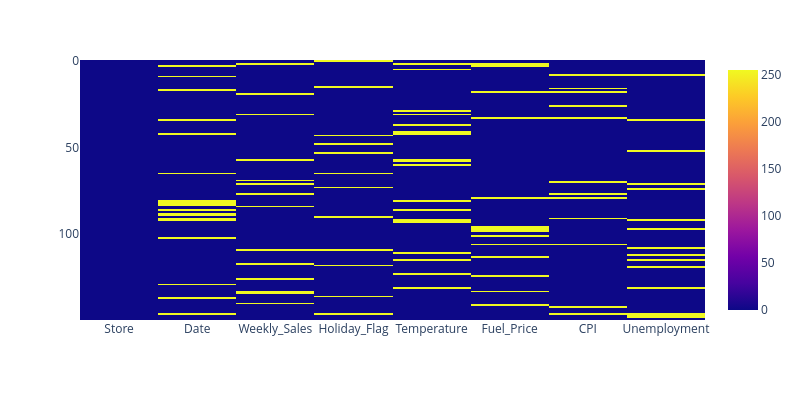

Write notebook code for a chart like this one.
### Markdown cell above
Get the information about missing values.

### Code cell
print('Percentage of missing values per columns.')
display(df.isna().sum() / df.shape[0] * 100)

print('Display missing values.')
fig = px.imshow(df.isna(), **GRAPH_SIZE_PARAMETERS).show()

### Figure 1 — Plotly figure (JSON) as saved in the notebook; plotly's stock layout.template omitted (floating-point values rounded to 4 significant figures; data arrays with more than 128 entries replaced by an {"elided": "..."} marker saying what was removed)
{"data": [{"coloraxis": "coloraxis", "hovertemplate": "x: %{x}<br>y: %{y}<br>color: %{z}<extra></extra>", "name": "0", "type": "heatmap", "x": ["Store", "Date", "Weekly_Sales", "Holiday_Flag", "Temperature", "Fuel_Price", "CPI", "Unemployment"], "xaxis": "x", "y": {"elided": "150 int values"}, "yaxis": "y", "z": {"elided": "150x8 int values"}}], "layout": {"coloraxis": {"colorscale": [[0, "#0d0887"], [0.1111, "#46039f"], [0.2222, "#7201a8"], [0.3333, "#9c179e"], [0.4444, "#bd3786"], [0.5556, "#d8576b"], [0.6667, "#ed7953"], [0.7778, "#fb9f3a"], [0.8889, "#fdca26"], [1, "#f0f921"]]}, "height": 400, "margin": {"t": 60}, "width": 800, "xaxis": {"anchor": "y", "constrain": "domain", "domain": [0, 1], "scaleanchor": "y"}, "yaxis": {"anchor": "x", "autorange": "reversed", "constrain": "domain", "domain": [0, 1]}}}
